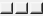
<?xml version="1.0" encoding="UTF-8"?>
<ui version="4.0">
 <class>SystemCaptionButtons</class>
 <widget class="QWidget" name="SystemCaptionButtons">
  <property name="geometry">
   <rect>
    <x>0</x>
    <y>0</y>
    <width>43</width>
    <height>16</height>
   </rect>
  </property>
  <property name="windowTitle">
   <string>Form</string>
  </property>
  <layout class="QHBoxLayout" name="horizontalLayout">
   <property name="spacing">
    <number>2</number>
   </property>
   <property name="leftMargin">
    <number>0</number>
   </property>
   <property name="topMargin">
    <number>0</number>
   </property>
   <property name="rightMargin">
    <number>0</number>
   </property>
   <property name="bottomMargin">
    <number>0</number>
   </property>
   <item>
    <widget class="QPushButton" name="minimizeButton">
     <property name="sizePolicy">
      <sizepolicy hsizetype="Fixed" vsizetype="Fixed">
       <horstretch>0</horstretch>
       <verstretch>0</verstretch>
      </sizepolicy>
     </property>
     <property name="minimumSize">
      <size>
       <width>13</width>
       <height>12</height>
      </size>
     </property>
     <property name="maximumSize">
      <size>
       <width>13</width>
       <height>12</height>
      </size>
     </property>
     <property name="toolTip">
      <string>Minimize</string>
     </property>
     <property name="styleSheet">
      <string notr="true">QPushButton {
image: url(:/Graphics/Raster/MinimizeIcon.png);
font-size: 8px;
border-radius: 0.15px;
border-top: 2px solid qlineargradient(spread:pad, x1:1, y1:1, x2:1, y2:0, stop:0 rgba(0, 0, 0, 0), stop:1 rgba(255, 255, 255, 200));
border-left: 2px solid qlineargradient(spread:pad, x1:1, y1:0, x2:0, y2:0, stop:0 rgba(0, 0, 0, 0), stop:1 rgba(255, 255, 255, 180));
border-bottom: 3px solid qlineargradient(spread:pad, x1:1, y1:0.994, x2:1, y2:0, stop:0 rgba(0, 0, 0, 255), stop:1 rgba(255, 255, 255, 0));
border-right: 2px solid qlineargradient(spread:pad, x1:1, y1:0, x2:0, y2:0, stop:0 rgba(0, 0, 0, 255), stop:1 rgba(0, 0, 0, 100));
}

QPushButton:pressed {
border-top: 1px solid rgba(0, 0, 0, 128);
border-left: 1px solid black;
border-bottom: 1px solid black;
border-right: 1px solid rgba(0, 0, 0, 128);
padding-left: 1px;
padding-top: 1px
}</string>
     </property>
     <property name="text">
      <string/>
     </property>
    </widget>
   </item>
   <item>
    <widget class="QPushButton" name="miniPlayerButton">
     <property name="sizePolicy">
      <sizepolicy hsizetype="Fixed" vsizetype="Fixed">
       <horstretch>0</horstretch>
       <verstretch>0</verstretch>
      </sizepolicy>
     </property>
     <property name="minimumSize">
      <size>
       <width>13</width>
       <height>12</height>
      </size>
     </property>
     <property name="maximumSize">
      <size>
       <width>13</width>
       <height>12</height>
      </size>
     </property>
     <property name="toolTip">
      <string>Mini Player</string>
     </property>
     <property name="styleSheet">
      <string notr="true">QPushButton {
image: url(:/Graphics/Raster/MiniPlayerIcon.png);
font-size: 8px;
border-radius: 0.15px;
border-top: 2px solid qlineargradient(spread:pad, x1:1, y1:1, x2:1, y2:0, stop:0 rgba(0, 0, 0, 0), stop:1 rgba(255, 255, 255, 200));
border-left: 2px solid qlineargradient(spread:pad, x1:1, y1:0, x2:0, y2:0, stop:0 rgba(0, 0, 0, 0), stop:1 rgba(255, 255, 255, 180));
border-bottom: 3px solid qlineargradient(spread:pad, x1:1, y1:0.994, x2:1, y2:0, stop:0 rgba(0, 0, 0, 255), stop:1 rgba(255, 255, 255, 0));
border-right: 2px solid qlineargradient(spread:pad, x1:1, y1:0, x2:0, y2:0, stop:0 rgba(0, 0, 0, 255), stop:1 rgba(0, 0, 0, 100));
}

QPushButton:pressed {
border-top: 1px solid rgba(0, 0, 0, 128);
border-left: 1px solid black;
border-bottom: 1px solid black;
border-right: 1px solid rgba(0, 0, 0, 128);
padding-left: 1px;
padding-top: 1px
}</string>
     </property>
     <property name="text">
      <string/>
     </property>
    </widget>
   </item>
   <item>
    <widget class="QPushButton" name="closeButton">
     <property name="sizePolicy">
      <sizepolicy hsizetype="Fixed" vsizetype="Fixed">
       <horstretch>0</horstretch>
       <verstretch>0</verstretch>
      </sizepolicy>
     </property>
     <property name="minimumSize">
      <size>
       <width>13</width>
       <height>12</height>
      </size>
     </property>
     <property name="maximumSize">
      <size>
       <width>13</width>
       <height>12</height>
      </size>
     </property>
     <property name="toolTip">
      <string>Close</string>
     </property>
     <property name="styleSheet">
      <string notr="true">QPushButton {
image: url(:/Graphics/Raster/CloseIcon.png);
font-size: 8px;
border-radius: 0.15px;
border-top: 2px solid qlineargradient(spread:pad, x1:1, y1:1, x2:1, y2:0, stop:0 rgba(0, 0, 0, 0), stop:1 rgba(255, 255, 255, 200));
border-left: 2px solid qlineargradient(spread:pad, x1:1, y1:0, x2:0, y2:0, stop:0 rgba(0, 0, 0, 0), stop:1 rgba(255, 255, 255, 180));
border-bottom: 3px solid qlineargradient(spread:pad, x1:1, y1:0.994, x2:1, y2:0, stop:0 rgba(0, 0, 0, 255), stop:1 rgba(255, 255, 255, 0));
border-right: 2px solid qlineargradient(spread:pad, x1:1, y1:0, x2:0, y2:0, stop:0 rgba(0, 0, 0, 255), stop:1 rgba(0, 0, 0, 100));
}

QPushButton:pressed {
border-top: 1px solid rgba(0, 0, 0, 128);
border-left: 1px solid black;
border-bottom: 1px solid black;
border-right: 1px solid rgba(0, 0, 0, 128);
padding-left: 1px;
padding-top: 1px
}</string>
     </property>
     <property name="text">
      <string/>
     </property>
    </widget>
   </item>
  </layout>
 </widget>
 <resources/>
 <connections/>
</ui>
